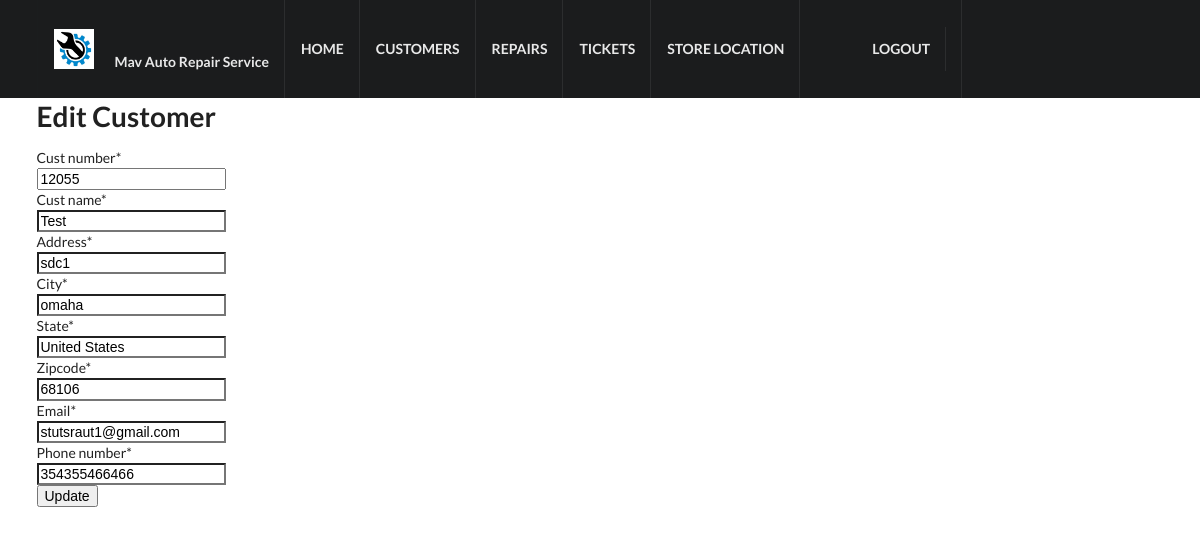
/customer/1/edit/ (signed in), run on an earlier commit of the app's database.
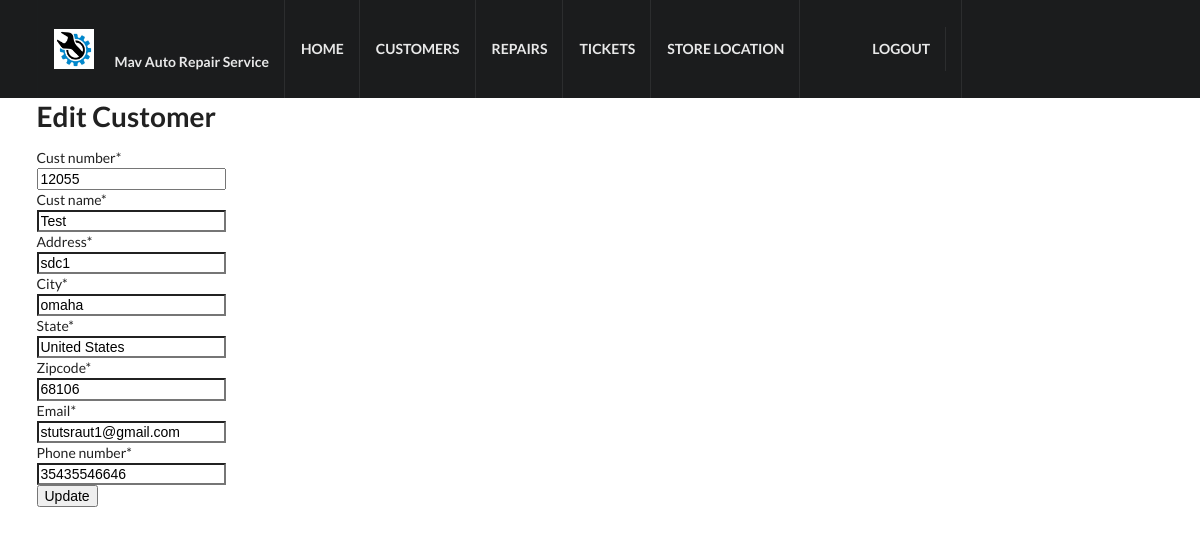
And on a later commit of the database.
### crm/models.py (models this page shows, shortened)
class Customer(models.Model):
    cust_name = models.CharField(max_length=50)
    cust_number = models.IntegerField(blank=False, null=False)
    address = models.CharField(max_length=200)
    city = models.CharField(max_length=50)
    state = models.CharField(max_length=50)
    zipcode = models.CharField(max_length=10)
    phone_number = models.CharField(max_length=50)
    email = models.EmailField(max_length=100)
    created_date = models.DateTimeField(
        default=timezone.now)
    updated_date = models.DateTimeField(auto_now_add=True)

### crm/views.py (the view)
# urls.py: path('customer/<int:pk>/edit/', views.customer_edit, name='customer_edit'),
@login_required
def customer_edit(request, pk):
   customer = get_object_or_404(Customer, pk=pk)
   if request.method == "POST":
       form = CustomerForm(request.POST, instance=customer)
       if form.is_valid():
           customer = form.save(commit=False)
           customer.updated_date = timezone.now()
           customer.save()
           customer = Customer.objects.filter(created_date__lte=timezone.now())
           return render(request, 'crm/customer_list.html',
                         {'customers': customer})
   else:
       form = CustomerForm(instance=customer)
   return render(request, 'crm/customer_edit.html', {'form': form})

### crm/forms.py
class CustomerForm(forms.ModelForm):
    class Meta:
        model = Customer
        fields = ('cust_number', 'cust_name', 'address', 'city', 'state', 'zipcode', 'email', 'phone_number',)

### crm/templates/crm/customer_edit.html
{% extends 'crm/base.html' %}
{% load crispy_forms_tags %}
{% block content %}
     <div class="ui main container">
    <h1>Edit Customer</h1>
    <form method="POST" class="customer-form">{% csrf_token %}
         {{ form|crispy }}
        <button type="submit" class="save btn btn-default">Update</button>
    </form>
     </div>
{% endblock %}

What changed in the data, as far as the page shows it:
changed Customer "Test": phone_number "354355466466" → "35435546646"
